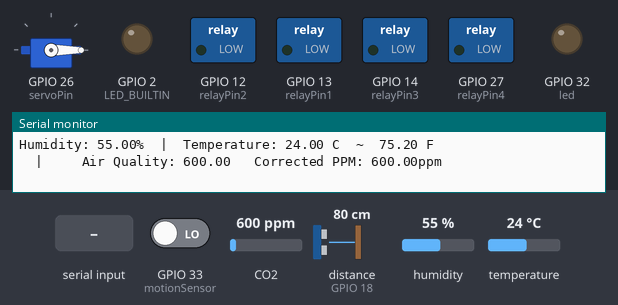
Bench run of a program on a simulated ESP32. Shown: servo, switched loads named in the program (green lamp = pin HIGH), output pins drawn as LEDs (lit = HIGH), the last lines printed to the serial monitor. Wiring (inferred from the names in the program): ultrasonic range finder: trigger GPIO 19; echo GPIO 18. The inputs (shaded band) are chosen by the test bench; at power-on: GPIO 33 (motionSensor) LOW, temperature 24 °C, distance to the obstacle (sensor on GPIO 18) 80 cm, CO2 600 ppm, humidity 55 %. The echo pulse lasts 58.3 µs per cm; pins used as bus, display or sensor lines are not drawn.

Above: at 1.2 s.
1.3 s: GPIO 33 (motionSensor) driven HIGH
At 3.2 s:
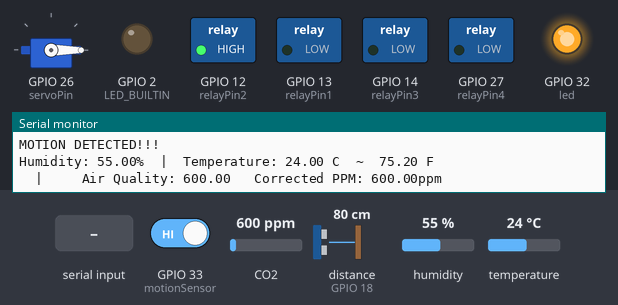
3.5 s: temperature set to 28.5 °C
5.3 s: temperature set to 29.5 °C
At 6.7 s:
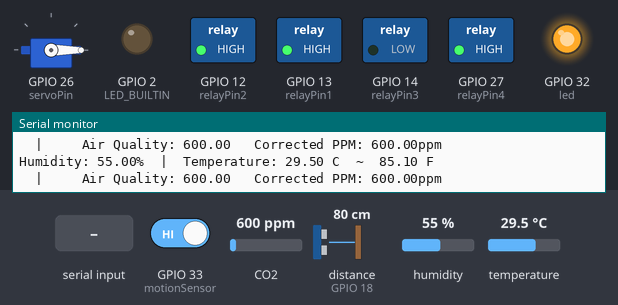
7.6 s: distance to the obstacle (sensor on GPIO 18) set to 12 cm
13.7 s: distance to the obstacle (sensor on GPIO 18) set to 9 cm
At 15.5 s:
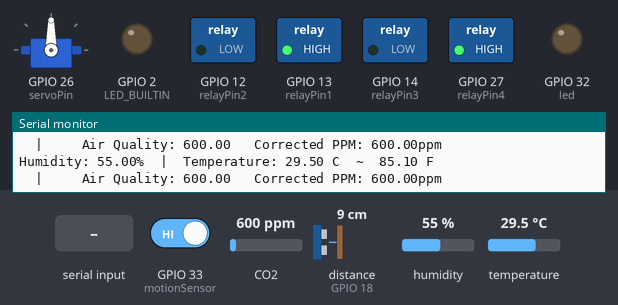
15.9 s: "3" received over Serial
At 17.5 s:
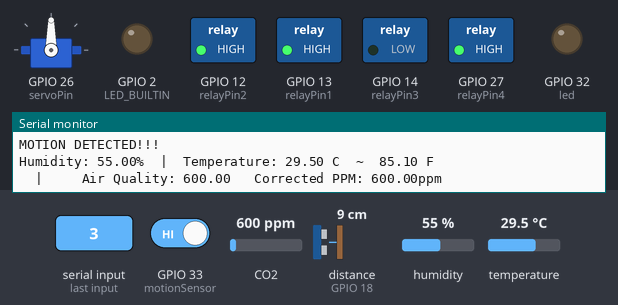
Timing chart, 0 to 18.9 s (numbered marks = the images above; inputs shaded):
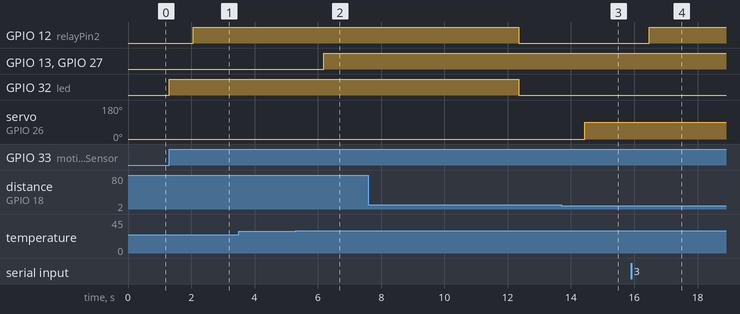

The program:

main.cpp
```cpp
#include <Arduino.h>
#include <DHT.h>
#include <Servo.h>
#include "MQ135.h"


#include <WiFi.h>
#include <WiFiClient.h>
#define DHT_SENSOR_PIN  21 // ESP32 pin GIOP21 connected to DHT22 sensor
#define DHT_SENSOR_TYPE DHT22
#define servoPin 26
#define PIN_MQ135 39
#define timeSeconds 10 //for PIR
#define trigPin 19
#define echoPin 18

#define BLYNK_TEMPLATE_ID "TMPL6gVRngNro"
#define BLYNK_TEMPLATE_NAME "myTensor"
#define BLYNK_AUTH_TOKEN "_cvaut9V3KQzTzBIFr-92Zumv6jtbZaq"


Servo myservo;
DHT dht_sensor(DHT_SENSOR_PIN, DHT_SENSOR_TYPE);
int airQuality ;


int relayPin1 = 13 ; // Relay for AC, 13
int relayPin2 = 12;  // Relay for Lampu, 12
int relayPin3 = 14;  // Relay for Keran with Servo, 14
int relayPin4 = 27;  // Relay for Air Humadifier, 27
const int motionSensor = 33;  //PIN PIR Sensor to 33
const int led = 32;  //PIN LED for PIR to 32
MQ135 mq135_sensor = MQ135(PIN_MQ135);  //Pin MQ135 to 39

//Set point
float desiredTemp = 29.0; // suhu yang diinginkan dalam derajat Celsius
float desiredAirQuality = 100.0; // kualitas udara yang diinginkan (ppm)


// Timer: Auxiliary variables
unsigned long now = millis();
unsigned long lastTrigger = 0;
boolean startTimer = false;
boolean motion = false;

// Checks if motion was detected, sets LED HIGH and starts a timer
void IRAM_ATTR detectsMovement() {
  digitalWrite(led, HIGH);
  startTimer = true;
  lastTrigger = millis();
}


void setup() {

  // put your setup code here, to run once:
  Serial.begin(9600);
  dht_sensor.begin(); // initialize the DHT sensor
  myservo.attach(servoPin);
  pinMode(LED_BUILTIN, OUTPUT);
  pinMode(relayPin1, OUTPUT); // atur pin relay sebagai output
  pinMode(relayPin2, OUTPUT); // atur pin relay sebagai output
  pinMode(relayPin3, OUTPUT); // atur pin relay sebagai output
  pinMode(relayPin4, OUTPUT); // atur pin relay sebagai output

  // Ultrasonic level
  pinMode(trigPin, OUTPUT); // Sets the trigPin as an Output
  pinMode(echoPin, INPUT); // Sets the echoPin as an Input

  // PIR Motion Sensor mode INPUT_PULLUP
  pinMode(motionSensor, INPUT_PULLUP);
  // Set motionSensor pin as interrupt, assign interrupt function and set RISING mode
  attachInterrupt(digitalPinToInterrupt(motionSensor), detectsMovement, RISING);

  // Set LED to LOW
  pinMode(led, OUTPUT);
  digitalWrite(led, LOW);


}

void loop() {

  //Kontrol Relay w/ Voice

  // put your main code here, to run repeatedly:
  char a = Serial.read();

  //PIR Sensor to Relay and lamp control
 // Current time
  now = millis();
  if(((digitalRead(led) == HIGH) && (motion == false)) || (a == '3')) {
    Serial.println("MOTION DETECTED!!!");
    digitalWrite(relayPin2, HIGH);  // While detect a motion, Turn on lamp
    motion = true;
  // Turn off the LED after the number of seconds defined in the timeSeconds variable
  } else if((startTimer && (now - lastTrigger > (timeSeconds*1000))) || (a == '4')){
    Serial.println("Motion stopped...");
    digitalWrite(led, LOW);
    digitalWrite(relayPin2, LOW);  // While not detect a motion, Turn off lamp
    startTimer = false;
    motion = false;
  }


// Humadity and Temperature serial read
 // read humidity
  float humi  = dht_sensor.readHumidity();
  // read temperature in Celsius
  float tempC = dht_sensor.readTemperature();
  // read temperature in Fahrenheit
  float tempF = dht_sensor.readTemperature(true);


//Get parameter from MQ135 library
  float rzero = mq135_sensor.getRZero();
  float correctedRZero = mq135_sensor.getCorrectedRZero(tempC, humi);
  float resistance = mq135_sensor.getResistance();
  float ppm = mq135_sensor.getPPM();
  float correctedPPM = mq135_sensor.getCorrectedPPM(tempC, humi);

// Give condition to Control Air Quality in the room with Air Humadifier
// corected change ppm param
 if ((tempC >= desiredTemp && ppm >= desiredAirQuality) ){ // jika suhu dan kualitas udara mencapai batas yang diinginkan
    digitalWrite(relayPin4, HIGH); // hidupkan Air humadifier
  } else {
    digitalWrite(relayPin4, LOW); // matikan Air humadifier
  }

// Give condition to Control temperature in the room with AC
 if ((tempC >= desiredTemp) || (a == '1')){ // jika suhu dan kualitas udara mencapai batas yang diinginkan
    digitalWrite(relayPin1, HIGH); // hidupkan AC otomatis
  }else if((tempC <= desiredTemp) || (a == '2')){
    //digitalWrite(LED_BUILTIN, LOW);
    digitalWrite(relayPin1, LOW); // matikan AC otomatis
  }


// Controlling water level with HC-SR04
  long duration, distance;
  digitalWrite(trigPin, LOW);
  delayMicroseconds(2);
  digitalWrite(trigPin, HIGH);
  delayMicroseconds(10);
  digitalWrite(trigPin, LOW);
  duration = pulseIn(echoPin, HIGH);
  distance = duration * 0.034 / 2;

  //give condition
  if ((distance < 10) || (a == '5')) {   // batas 10cm
    myservo.write(90); // posisi servo untuk menutup keran
  } else if((distance > 10) || (a == '6')){
    myservo.write(0); // posisi servo untuk menutup keran;   // matikan keran
  }


//Serial print
  // check whether the reading is successful or not
  if ( isnan(tempC) || isnan(tempF) || isnan(humi)) {
    Serial.println("Failed to read from DHT sensor!");
  } else if(isnan(rzero) || isnan(correctedPPM) || isnan(resistance) || isnan(ppm) || isnan(correctedPPM) ){
    Serial.println("Failed to read from MQ135 sensor!");
  }else {
    Serial.print("Humidity: ");
    Serial.print(humi);
    Serial.print("%");

    Serial.print("  |  ");

    Serial.print("Temperature: ");
    Serial.print(tempC);
    Serial.print(" C  ~  ");
    Serial.print(tempF);
    Serial.println(" F");

    Serial.print("  |  ");

    Serial.print("\t Air Quality: ");
    Serial.print(ppm);
    Serial.print("\t Corrected PPM: ");
    Serial.print(correctedPPM);
    Serial.println("ppm");

  }

  // wait a 2 seconds between readings
  delay(2000);

}
```

Measured:
- the behaviour switches between 28.9 and 29 °C on temperature (found by bisection; images 1 and 2)
- the behaviour switches between 11 and 10 cm on distance to the obstacle (sensor on GPIO 18) (found by bisection; images 2 and 3)
- after the input at 1.3 s, GPIO 12 (relayPin2): LOW → HIGH after 0.76 s; GPIO 32 (led): LOW → HIGH at once
- after the input at 5.3 s, GPIO 13 (relayPin1), GPIO 27 (relayPin4): LOW → HIGH after 0.89 s
- after the input at 13.7 s, servo on GPIO 26 (servoPin): 0° → 90° after 0.73 s
- after the input at 15.9 s, GPIO 12 (relayPin2): LOW → HIGH after 0.58 s
